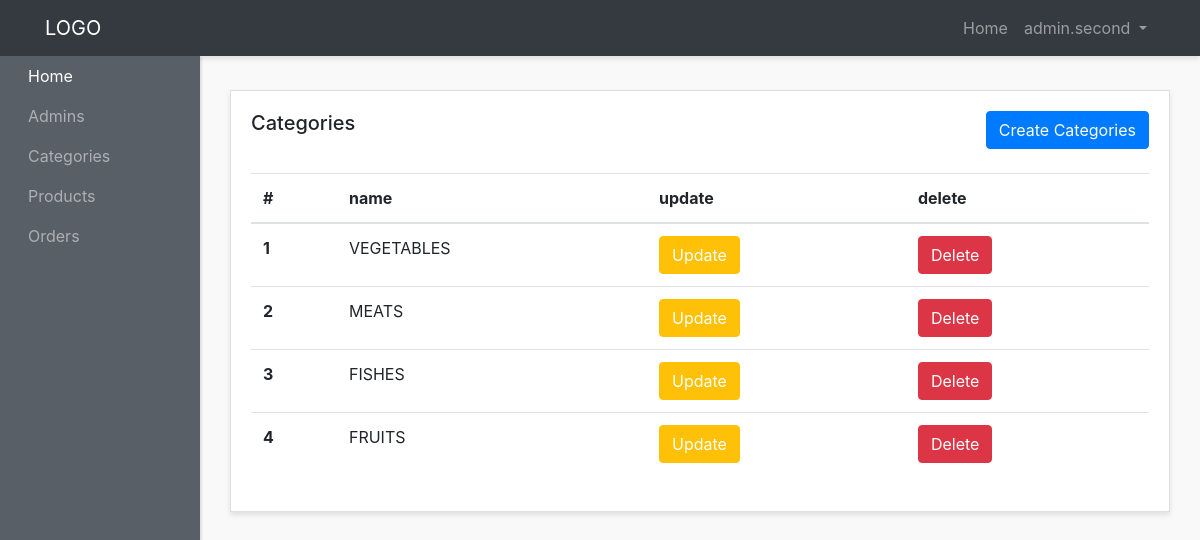
The app's page /admin-panel/categories-admins/show-categories.php (signed in) with its own data.
### tables this page shows
CREATE TABLE `categories` (
  `id` int(3) NOT NULL,
  `name` varchar(200) NOT NULL,
  `image` varchar(200) NOT NULL,
  `icon` varchar(200) NOT NULL,
  `description` varchar(200) NOT NULL,
  `created_at` timestamp NOT NULL DEFAULT current_timestamp()
);

### admin-panel/categories-admins/show-categories.php (the view, shortened to what this page needs)
<?php require "../layouts/header.php"; ?>
<?php require "../../config/config.php"; ?>
<?php
  $categories = $conn->query("SELECT * FROM categories");
  $categories->execute();
  $allCategories = $categories->fetchAll(PDO::FETCH_OBJ);
?>
      <div class="row">
        <div class="col">
          <div class="card">
            <div class="card-body">
              <h5 class="card-title mb-4 d-inline">Categories</h5>
             <a  href="<?php echo ADMINURL; ?>/categories-admins/create-category.php" class="btn btn-primary mb-4 text-center float-right">Create Categories</a>
              <table class="table">
                <thead>
                  <tr>
                    <th scope="col">#</th>
                    <th scope="col">name</th>
                    <th scope="col">update</th>
                    <th scope="col">delete</th>
                  </tr>
                </thead>
                <tbody>
                  <?php foreach($allCategories as $category) : ?>
                    <tr>
                      <th scope="row"><?php echo  $category->id; ?></th>
                      <td><?php echo  $category->name; ?></td>
                      <td><a  href="update-category.php?id=<?php echo $category->id; ?>" class="btn btn-warning text-white text-center ">Update </a></td>
                      <td><a href="delete-category.php?id=<?php echo $category->id; ?>" class="btn btn-danger  text-center ">Delete </a></td>
                    </tr>
                  <?php endforeach; ?>
                </tbody>
              </table>
            </div>
          </div>
        </div>
      </div>
 <?php require "../layouts/footer.php"; ?>

### admin-panel/styles/style.css (style rules this page uses)
body { background:#f9f9f9; }
.card { margin-bottom: 15px; border-radius:0; box-shadow: 0 3px 5px rgba(0,0,0,.1); }

### records on screen
categories: id "1", name "VEGETABLES"
categories: id "2", name "MEATS"
categories: id "3", name "FISHES"
categories: id "4", name "FRUITS"

### other values on screen
$_SESSION['adminname'] "admin.second"
